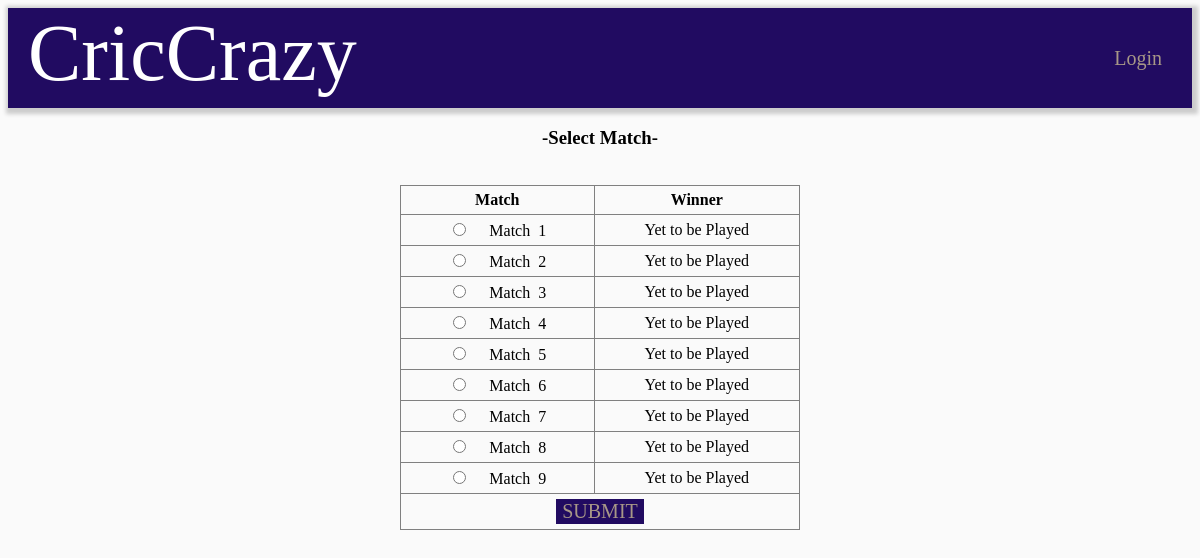
/admin.php (signed in), run on the app's committed database.
### tables this page shows
CREATE TABLE IF NOT EXISTS `matches` (
  `MATCH_ID` varchar(10) NOT NULL,
  `VENUE` varchar(50) DEFAULT NULL,
  `DATE` date DEFAULT NULL,
  `START_TIME` time DEFAULT NULL,
  `TEAM1` varchar(10) DEFAULT NULL,
  `TEAM2` varchar(10) DEFAULT NULL,
  `TOSS` varchar(10) DEFAULT NULL,
  `TOSS_DECISION` varchar(20) DEFAULT NULL,
  `WINNER` varchar(10) DEFAULT NULL,
  `RESULT_DESCTIPTION` varchar(10) DEFAULT NULL
);

### admin.php (the view, shortened to what this page needs)
<html>
<head>
</head>
<body bgcolor="#aabbcc">
<?php
include('maintop.php');
?>
<?php
if(isset($_SESSION['IS_AUTHENTICATED']) && $_SESSION['IS_AUTHENTICATED'] == 1){
	echo "<center><h3><b>-Select Match-</b></h3></cetner><br>";
	$qry = 'SELECT MATCH_ID,WINNER FROM matches order by MATCH_ID';
	$result = mysql_query($qry);
	echo '<center><form name="myform" method="post" action="toss.php">';
		echo '<table border="1" cellpadding="10px" width="400px00px" cellspacing="0">';
			echo "<tr>
					<td align='center'"."><b>Match</b></td>
					<td align='center'"."><b>Winner</b></td>
				</tr>";
				while($row = mysql_fetch_assoc($result)) {
					if($row['WINNER']=="") {
						echo "<tr>
								<td align='center'".">
									<input type='radio'"."name='match'"."value='".$row['MATCH_ID']."'".">
										".'&nbsp&nbsp;&nbsp;&nbsp;'.'Match&nbsp;&nbsp;'.$row['MATCH_ID'][1]."
									</input>
								</td>";
								echo "<td align='center'".">Yet to be Played</td>";
						echo '</tr>';
					}
				}
			echo "<tr>
					<td colspan='2'"."align='center'".">
						<input type='submit'"."VALUE='SUBMIT'"."
					</td>
				</tr>";
		echo '</table>';
	echo '</form></center>';
} else {
 header('location:login_form.php');
 exit();
}
?>
</body>
</html>

### css/style.css (style rules this page uses)
#body { background-color:#FAFAFA; font-family:tahoma; }
table { border-collapse:collapse; }
input { background-color: #210B61; color: #A79787; font-family: 'Tahoma'; font-size: 20px; cursor: pointer; border:none; }
tr td:first-child { border-top-left-radius: 10px; }
tr td:last-child { border-top-right-radius: 10px; }
.ind tr, td { padding:5px; transition: .4s ease-in; }

### data on the page
matches: MATCH_ID "1"
matches: MATCH_ID "2"
matches: MATCH_ID "3"
matches: MATCH_ID "4"
matches: MATCH_ID "5"
matches: MATCH_ID "6"
matches: MATCH_ID "7"
matches: MATCH_ID "8"
matches: MATCH_ID "9"
